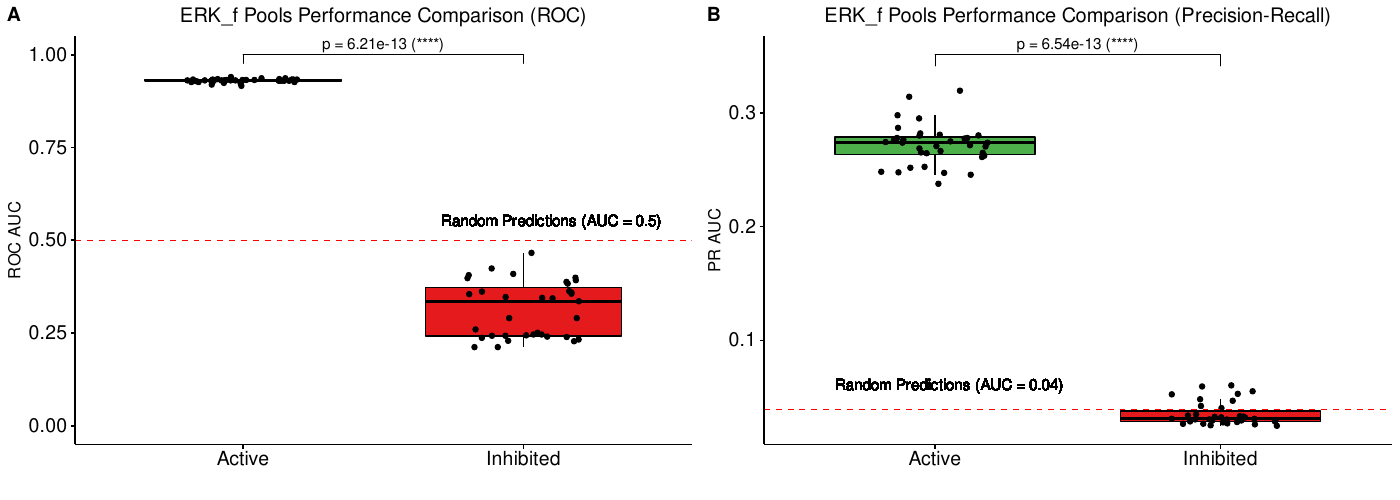

Source code (R):
library(rstatix)
library(ggpubr)
library(ggplot2)

# load the data
# see script 'scripts/erk_perf_tidy_data.R'
res = readRDS(file = "data/res_erk.rds")

set1_col = RColorBrewer::brewer.pal(9, 'Set1')

# for reproducibility for `add = "jitter"`
set.seed(42)

stat_test_roc = res %>%
  rstatix::wilcox_test(formula = roc_auc ~ erk_state) %>%
  rstatix::add_significance("p")

# ROC AUCs
erk_roc = ggpubr::ggboxplot(res, x = "erk_state", y = "roc_auc", fill = "erk_state",
  palette = c(set1_col[3], set1_col[1]),
  add = "jitter", xlab = "", ylab = "ROC AUC",
  title = "ERK_f Pools Performance Comparison (ROC)") +
  scale_x_discrete(breaks = c("active","inhibited"), labels = c("Active", "Inhibited")) +
  ggpubr::stat_pvalue_manual(stat_test_roc, label = "p = {p} ({p.signif})", y.position = c(1)) +
  ylim(c(0,1)) +
  theme(plot.title = element_text(hjust = 0.5), axis.text = element_text(size = 14)) +
  geom_hline(yintercept = 0.5, linetype = 'dashed', color = "red") +
  geom_text(aes(x = 2.1, y = 0.55, label = "Random Predictions (AUC = 0.5)")) +
  theme(legend.position = "none")
ggplot2::ggsave(filename = 'scripts/figures/figure_8_ROC.pdf', width = 7, height = 5, device = cairo_pdf)

stat_test_pr = res %>%
  rstatix::wilcox_test(formula = pr_auc ~ erk_state) %>%
  rstatix::add_significance("p") %>%
  rstatix::add_y_position()

# PR AUCs
erk_pr = ggpubr::ggboxplot(res, x = "erk_state", y = "pr_auc", fill = "erk_state",
  palette = c(set1_col[3], set1_col[1]),
  add = "jitter", xlab = "", ylab = "PR AUC",
  title = "ERK_f Pools Performance Comparison (Precision-Recall)") +
  scale_x_discrete(breaks = c("active","inhibited"), labels = c("Active", "Inhibited")) +
  ggpubr::stat_pvalue_manual(stat_test_pr, label = "p = {p} ({p.signif})") +
  theme(plot.title = element_text(hjust = 0.5), axis.text = element_text(size = 14)) +
  # 6 out 153 drug combos were synergistic
  geom_hline(yintercept = 6/153, linetype = 'dashed', color = "red") +
  geom_text(aes(x = 1.05, y = 0.06, label = "Random Predictions (AUC = 0.04)")) +
  theme(legend.position = "none")
ggplot2::ggsave(filename = 'scripts/figures/figure_8_PR.pdf', width = 7, height = 5, device = cairo_pdf)

# Both plots in one
ggpubr::ggarrange(erk_roc, erk_pr, labels = LETTERS[1:2], nrow = 1, ncol = 2)
ggplot2::ggsave(filename = 'scripts/figures/figure_8.pdf', width = 14, height = 5, device = cairo_pdf)
